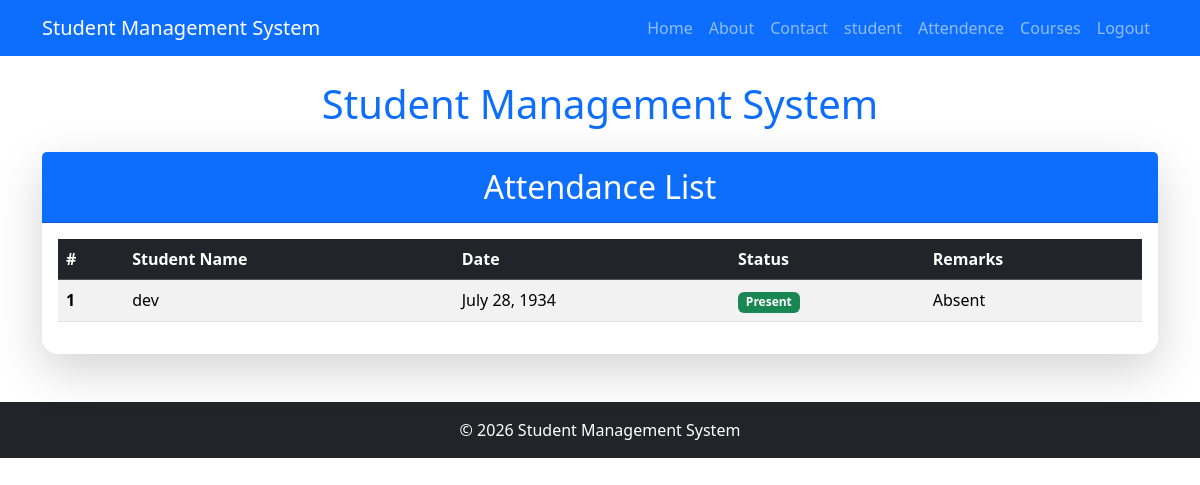
Page /Attendance/ (signed in) on the committed database.
### student/models.py (models this page shows, shortened)
class Attendance(models.Model):
    STATUS_CHOICES = [
        ('Present', 'Present'),
        ('Absent', 'Absent'),
        ('Late', 'Late'),
    ]
    student = models.ForeignKey(
        'student',
        on_delete=models.CASCADE
    )
    date = models.DateField()
    status = models.CharField(
        max_length=10,
        choices=STATUS_CHOICES
    )
    remarks = models.CharField(
        max_length=100,
        blank=True,
        null=True
    )

class student(models.Model):
    name=models.CharField(max_length=100)
    email=models.EmailField()
    mobile=models.CharField(max_length=15)
    city=models.CharField(max_length=100)
    def __str__(self):
        return self.name

### student/views.py (the view)
# urls.py: path('Attendance/', views.AttendanceView, name='Attendance'),
@login_required
def AttendanceView(request):
    attendance_list = Attendance.objects.all()
    return render(request, 'student_crud/Attendence.html', {'attendences': attendance_list})

### student/Templates/student_crud/Attendence.html
{% extends 'base.html' %}
{% block content %}
<div class="card shadow-lg border-0 rounded-4">
    <div class="card-header bg-primary text-white text-center py-3">
        <h2 class="mb-0">Attendance List</h2>
    </div>
    <div class="card-body">
        <table class="table table-striped table-hover">
            <thead class="table-dark">
                <tr>
                    <th scope="col">#</th>
                    <th scope="col">Student Name</th>
                    <th scope="col">Date</th>
                    <th scope="col">Status</th>
                    <th scope="col">Remarks</th>
                </tr>
            </thead>
            <tbody>
                {% for att in attendences %}
                <tr>
                    <th scope="row">{{ forloop.counter }}</th>
                    <td>{{ att.student }}</td>
                    <td>{{ att.date }}</td>
                    <td>
                        {% if att.status == 'Present' %}
                            <span class="badge bg-success">Present</span>
                        {% elif att.status == 'Absent' %}
                            <span class="badge bg-danger">Absent</span>
                        {% else %}
                            <span class="badge bg-warning text-dark">Late</span>
                        {% endif %}
                    </td>
                    <td>{{ att.remarks|default:"-" }}</td>
                </tr>
                {% empty %}
                <tr>
                    <td colspan="5" class="text-center text-muted">No attendance records found.</td>
                </tr>
                {% endfor %}
            </tbody>
        </table>
    </div>
</div>
{% endblock %}

### rows in the picture
Attendance: student "dev", date "July 28, 1934", status "Present", remarks "Absent"
